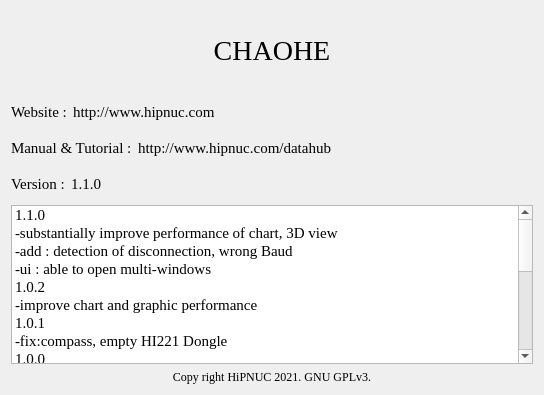
<?xml version="1.0" encoding="UTF-8"?>
<ui version="4.0">
 <class>AboutForm</class>
 <widget class="QWidget" name="AboutForm">
  <property name="windowModality">
   <enum>Qt::NonModal</enum>
  </property>
  <property name="geometry">
   <rect>
    <x>0</x>
    <y>0</y>
    <width>544</width>
    <height>395</height>
   </rect>
  </property>
  <property name="font">
   <font>
    <family>Times New Roman</family>
    <pointsize>11</pointsize>
   </font>
  </property>
  <property name="windowTitle">
   <string>Form</string>
  </property>
  <layout class="QVBoxLayout" name="verticalLayout">
   <item>
    <widget class="QLabel" name="label">
     <property name="minimumSize">
      <size>
       <width>0</width>
       <height>80</height>
      </size>
     </property>
     <property name="font">
      <font>
       <family>Times New Roman</family>
       <pointsize>21</pointsize>
      </font>
     </property>
     <property name="text">
      <string>CHAOHE</string>
     </property>
     <property name="alignment">
      <set>Qt::AlignCenter</set>
     </property>
    </widget>
   </item>
   <item>
    <layout class="QHBoxLayout" name="horizontalLayout">
     <item>
      <widget class="QLabel" name="label_2">
       <property name="sizePolicy">
        <sizepolicy hsizetype="Maximum" vsizetype="Preferred">
         <horstretch>0</horstretch>
         <verstretch>0</verstretch>
        </sizepolicy>
       </property>
       <property name="minimumSize">
        <size>
         <width>0</width>
         <height>30</height>
        </size>
       </property>
       <property name="font">
        <font>
         <family>Times New Roman</family>
         <pointsize>11</pointsize>
        </font>
       </property>
       <property name="text">
        <string>Website :</string>
       </property>
      </widget>
     </item>
     <item>
      <widget class="QLabel" name="LabelWeb">
       <property name="font">
        <font>
         <family>Times New Roman</family>
         <pointsize>11</pointsize>
        </font>
       </property>
       <property name="text">
        <string>http://www.hipnuc.com</string>
       </property>
      </widget>
     </item>
    </layout>
   </item>
   <item>
    <layout class="QHBoxLayout" name="horizontalLayout_2">
     <item>
      <widget class="QLabel" name="label_4">
       <property name="sizePolicy">
        <sizepolicy hsizetype="Maximum" vsizetype="Preferred">
         <horstretch>0</horstretch>
         <verstretch>0</verstretch>
        </sizepolicy>
       </property>
       <property name="minimumSize">
        <size>
         <width>0</width>
         <height>30</height>
        </size>
       </property>
       <property name="text">
        <string>Manual &amp; Tutorial :</string>
       </property>
      </widget>
     </item>
     <item>
      <widget class="QLabel" name="LabelWeb2">
       <property name="text">
        <string>http://www.hipnuc.com/datahub</string>
       </property>
      </widget>
     </item>
    </layout>
   </item>
   <item>
    <layout class="QHBoxLayout" name="horizontalLayout_3">
     <item>
      <widget class="QLabel" name="label_6">
       <property name="sizePolicy">
        <sizepolicy hsizetype="Maximum" vsizetype="Preferred">
         <horstretch>0</horstretch>
         <verstretch>0</verstretch>
        </sizepolicy>
       </property>
       <property name="text">
        <string>Version :</string>
       </property>
      </widget>
     </item>
     <item>
      <widget class="QLabel" name="Label_Version">
       <property name="minimumSize">
        <size>
         <width>0</width>
         <height>30</height>
        </size>
       </property>
       <property name="text">
        <string>1.1.0</string>
       </property>
      </widget>
     </item>
    </layout>
   </item>
   <item>
    <widget class="QListWidget" name="listWidget">
     <property name="font">
      <font>
       <family>Times New Roman</family>
       <pointsize>11</pointsize>
      </font>
     </property>
     <property name="editTriggers">
      <set>QAbstractItemView::NoEditTriggers</set>
     </property>
     <property name="defaultDropAction">
      <enum>Qt::IgnoreAction</enum>
     </property>
     <property name="selectionMode">
      <enum>QAbstractItemView::NoSelection</enum>
     </property>
     <item>
      <property name="text">
       <string>1.1.0</string>
      </property>
     </item>
     <item>
      <property name="text">
       <string>-substantially improve performance of chart, 3D view</string>
      </property>
     </item>
     <item>
      <property name="text">
       <string>-add : detection of disconnection, wrong Baud</string>
      </property>
     </item>
     <item>
      <property name="text">
       <string>-ui : able to open multi-windows</string>
      </property>
     </item>
     <item>
      <property name="text">
       <string>1.0.2</string>
      </property>
     </item>
     <item>
      <property name="text">
       <string>-improve chart and graphic performance</string>
      </property>
     </item>
     <item>
      <property name="text">
       <string>1.0.1</string>
      </property>
     </item>
     <item>
      <property name="text">
       <string>-fix:compass, empty HI221 Dongle</string>
      </property>
     </item>
     <item>
      <property name="text">
       <string>1.0.0</string>
      </property>
     </item>
     <item>
      <property name="text">
       <string>-chart : you can track where you want to zoom</string>
      </property>
     </item>
     <item>
      <property name="text">
       <string>0.9.0</string>
      </property>
     </item>
     <item>
      <property name="text">
       <string>-fix some bugs</string>
      </property>
     </item>
     <item>
      <property name="text">
       <string>-zoom and move chart </string>
      </property>
     </item>
     <item>
      <property name="text">
       <string>-add About, FAQ page</string>
      </property>
     </item>
     <item>
      <property name="text">
       <string>0.2.0</string>
      </property>
     </item>
     <item>
      <property name="text">
       <string>-add chart</string>
      </property>
     </item>
     <item>
      <property name="text">
       <string>0.1.0</string>
      </property>
     </item>
     <item>
      <property name="text">
       <string>-initial release</string>
      </property>
     </item>
     <item>
      <property name="text">
       <string>-logger, setting, 3D, data display</string>
      </property>
     </item>
     <item>
      <property name="text">
       <string>-support all products</string>
      </property>
     </item>
    </widget>
   </item>
   <item>
    <widget class="QLabel" name="label_3">
     <property name="sizePolicy">
      <sizepolicy hsizetype="Preferred" vsizetype="Maximum">
       <horstretch>0</horstretch>
       <verstretch>0</verstretch>
      </sizepolicy>
     </property>
     <property name="font">
      <font>
       <family>Times New Roman</family>
       <pointsize>9</pointsize>
      </font>
     </property>
     <property name="text">
      <string>Copy right HiPNUC 2021. GNU GPLv3.</string>
     </property>
     <property name="alignment">
      <set>Qt::AlignCenter</set>
     </property>
     <property name="wordWrap">
      <bool>false</bool>
     </property>
    </widget>
   </item>
  </layout>
 </widget>
 <resources/>
 <connections/>
</ui>
